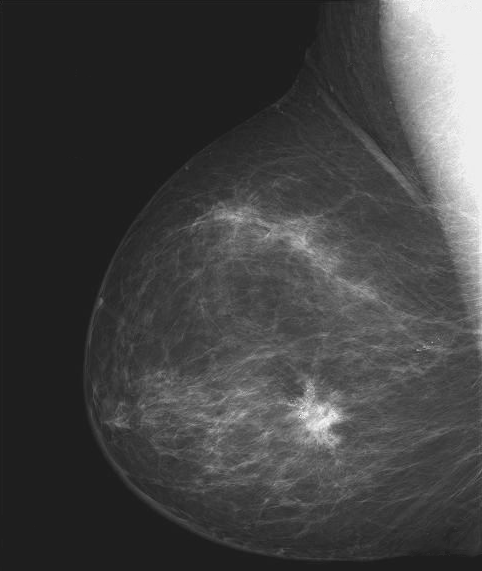
%> input picture 02 - Transformações de intensidade/breast.tif, 482 x 571 px
$ octave atividade2_parte_1.m   (GNU Octave 9; MATLAB toolbox functions it lacks are replaced by stand-ins)
%> lines starting %> are read from the running program, lines starting %| are printed output that depends on the picture
clear; clc; clear all;
pkg load image;
I = imread('breast.tif');
%> I is the input picture: size 571x482 uint8; min 21, max 255, mean 66.7
I2 = imcomplement(I);
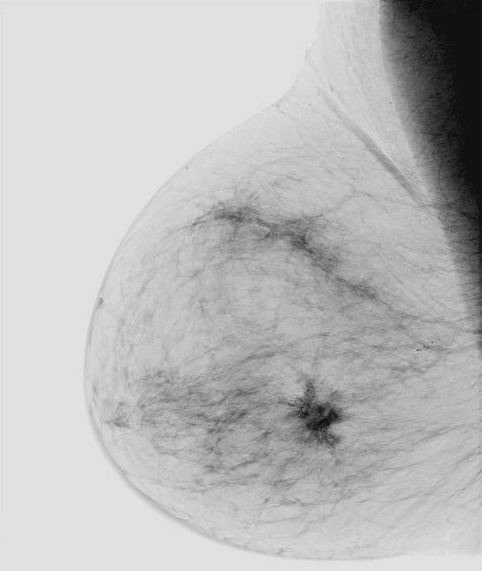
%> I2: size 571x482 uint8; min 0, max 234, mean 188.3
figure,
subplot(1,2,1), imshow(I), title("Original")
subplot(1,2,2), imshow(I2), title("Negativo")

Z = imread('dft.tif');
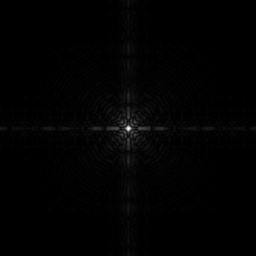
%> input picture 02 - Transformações de intensidade/dft.tif, 256 x 256 px
%> Z is the input picture: size 256x256 uint8; min 0, max 255, mean 2.1
Z2 = double(1*log10(1 + Z));
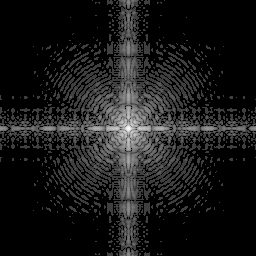
%> Z2: size 256x256 double; min 0, max 2.41, mean 0.243; drawn with min black and max white
figure,
subplot(1,2,1), imshow(Z), title('Original');
subplot(1,2,2), imshow(Z2, []), title('Log');

X = imread('imagem_aerea.png');
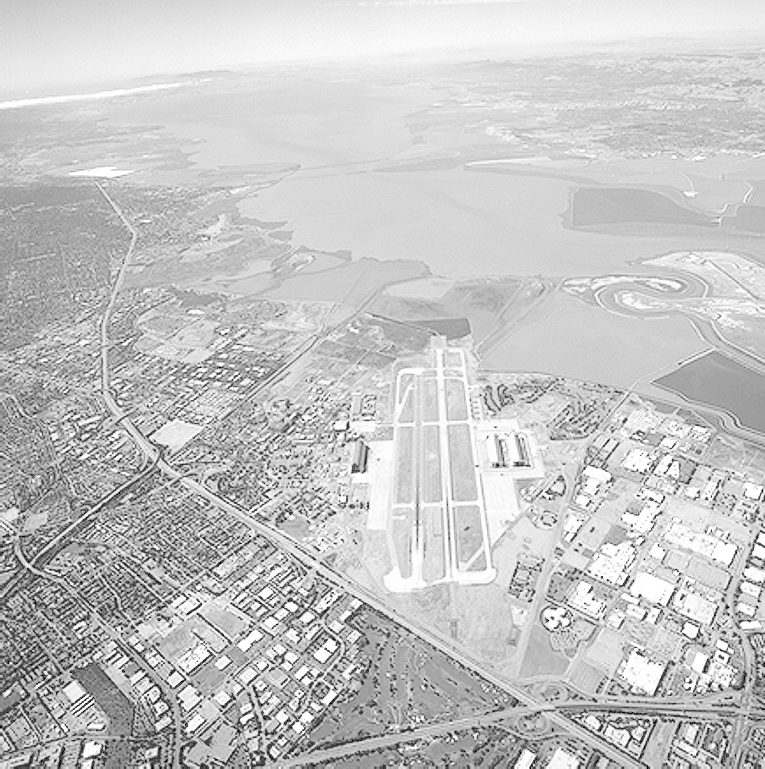
%> input picture 02 - Transformações de intensidade/imagem_aerea.png, 765 x 769 px
%> X is the input picture: size 769x765 uint8; min 0, max 255, mean 197.1
X1 = double(X);
X2 = 1*X1.^3;
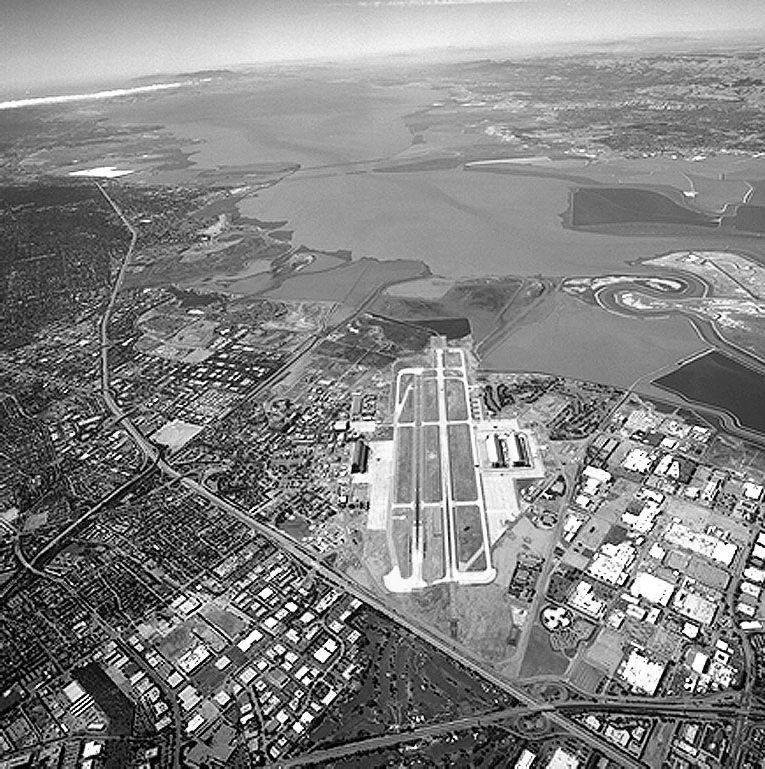
%> X2: size 769x765 double; min 0, max 16581375, mean 8547341.1; drawn with min black and max white
X3 = 1*X1.^4;
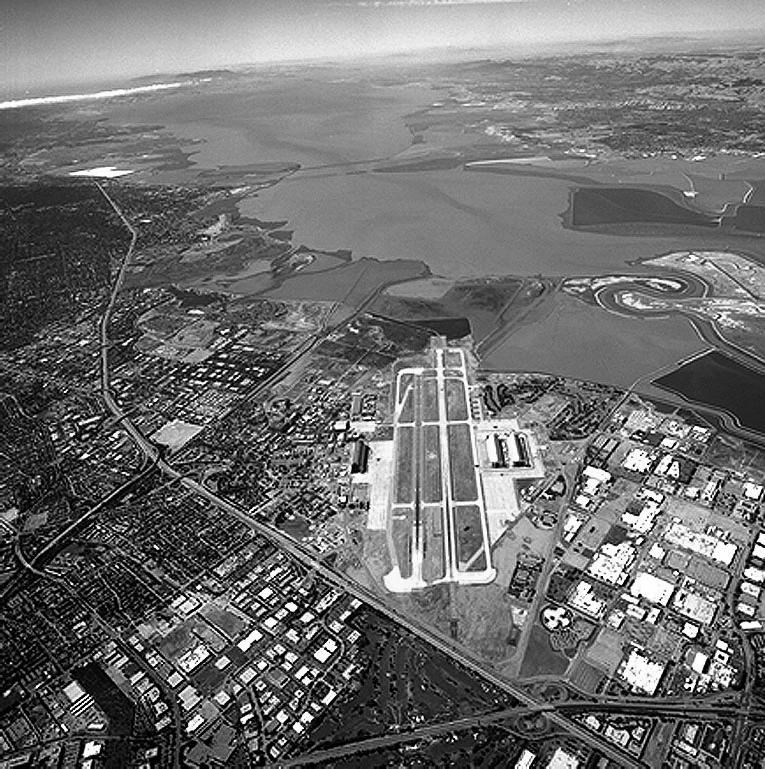
%> X3: size 769x765 double; min 0, max 4228250625, mean 1.84e+09; drawn with min black and max white
X4 = 1*X1.^5;
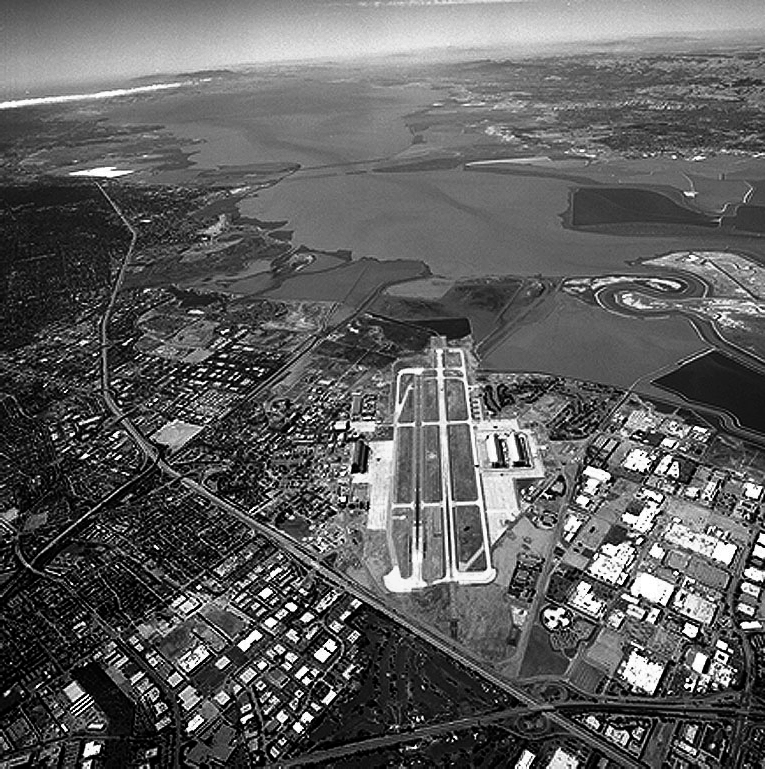
%> X4: size 769x765 double; min 0, max 1.08e+12, mean 399961601637; drawn with min black and max white
figure,
subplot(1,2,1), imshow(X), title('Original')
subplot(1,2,2), imshow(X2, []), title('Potencia ³');
figure,
subplot(1,2,1), imshow(X3, []), title('Potencia ⁴')
subplot(1,2,2), imshow(X4, []), title('Potencia ⁵');
